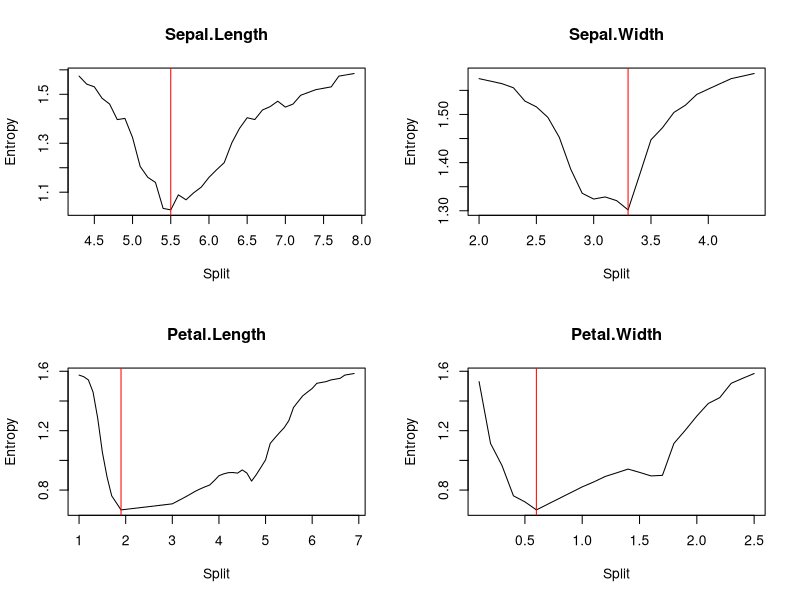
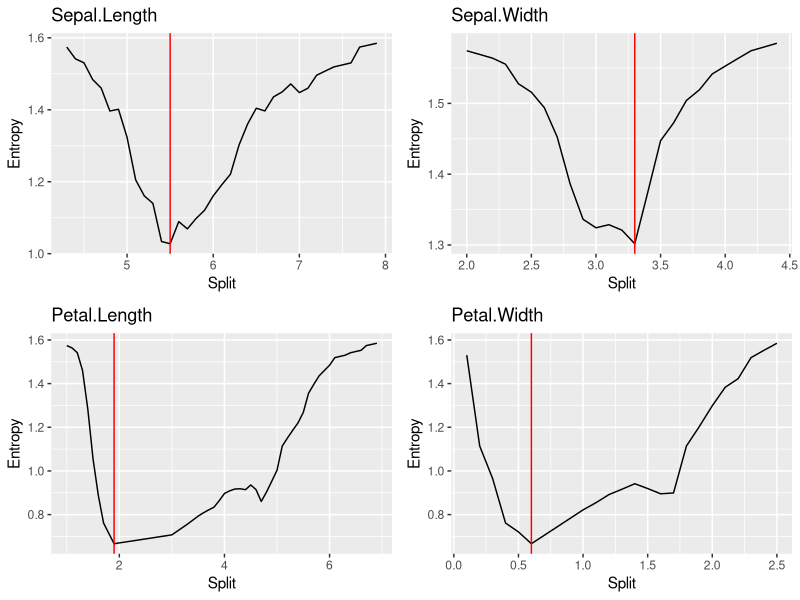

Generate these figures, in order, with R:
## ---- chunk 1
dataset <- iris
target <- "Species"
## ---- chunk 2
splitEntropy <- function(x, y, splitPoint) {
  # Get indices of values left and right from splitPoint
  idx.s1 <- which(x <= splitPoint)
  idx.s2 <- which(x > splitPoint)
  # Get estimates for the probability of class labels
  prob.s1 <- table(y[idx.s1]) / length(idx.s1)
  prob.s2 <- table(y[idx.s2]) / length(idx.s2)
  # Compute both entropies (corner case: if prob = 0, then entropy = 0)
  entropy.s1 <- -sum(ifelse(prob.s1 > 0, prob.s1 * log2(prob.s1), 0))
  entropy.s2 <- -sum(ifelse(prob.s2 > 0, prob.s2 * log2(prob.s2), 0))
  # Return entropy of split
  if (length(idx.s1) == 0) { # splitPoint less than all values in x
    return(entropy.s2)
  }
  if (length(idx.s2) == 0) { # splitPoint greater than/equal to all values in x
    return(entropy.s1)
  }
  return((length(idx.s1)*entropy.s1 + length(idx.s2)*entropy.s2) / length(y))
}
## ---- chunk 3
x <- 1:5
y <- factor(c(1, 1, 1, 0, 0))
differences <- c(
  splitEntropy(x, y, 0) - -sum(c(3/5, 2/5)*log2(c(3/5, 2/5))),
  splitEntropy(x, y, 2.5) - -3/5*sum(c(1/3, 2/3)*log2(c(1/3, 2/3))),
  splitEntropy(x, y, 3.5) - 0
)
stopifnot(all(abs(differences) < 1e-10))
## ---- chunk 4
library(testthat)
test_that("Entropy computation works", {
  x <- 1:5
  y <- factor(c(1, 1, 1, 0, 0))

  expect_equal(splitEntropy(x, y, 0), -sum(c(3/5, 2/5)*log2(c(3/5, 2/5))))
  expect_equal(splitEntropy(x, y, 2.5), -3/5*sum(c(1/3, 2/3)*log2(c(1/3, 2/3))))
  expect_equal(splitEntropy(x, y, 3.5), 0)
})
## ---- chunk 5
splitEntropyForData <- function(dataset, target) {
  # Initialize result
  result <- list()
  # For each attribute (i.e., all columns except the target) ...
  for (attribute in setdiff(colnames(dataset), target)) {
    # Get all possible split values
    splits <- sort(as.numeric(unique(dataset[, attribute])))
    # Compute entropy for each split
    entropies <- sapply(splits, FUN = splitEntropy, x = dataset[, attribute],
                        y = dataset[, target])
    # Store result
    curr.result <- cbind(splits, entropies) # create matrix
    colnames(curr.result) <- c("Split", "Entropy")
    result[[attribute]] <- curr.result
  }
  return(result)
}
## ---- chunk 6
dataSplitEntropy <- splitEntropyForData(dataset, target = target)
str(dataSplitEntropy)
## ---- chunk 7
par(mfrow = c(2,2)) # multiple plots in a grid
for (attribute in names(dataSplitEntropy)) {
  plotData <- data.frame(dataSplitEntropy[[attribute]])
  plot(x = plotData$Split, y = plotData$Entropy, main = attribute,
       xlab = "Split", ylab = "Entropy", type = "l")
  abline(v = plotData[which.min(plotData$Entropy), "Split"], col = "red")
}
par(mfrow = c(1,1))
## ---- chunk 8
library(ggplot2)
plots <- lapply(names(dataSplitEntropy), function(attribute) {
  plotData <- data.frame(dataSplitEntropy[[attribute]])
  ggplot(data = plotData) +
    geom_line(mapping = aes(x = Split, y = Entropy)) +
    geom_vline(xintercept = plotData[which.min(plotData$Entropy), "Split"], color = "red") +
    labs(title = attribute)
})
gridExtra::grid.arrange(grobs = plots, nrow = 2, ncol = 2)
## ---- chunk 9
splitTable <- data.frame(Attribute = names(dataSplitEntropy)[1], dataSplitEntropy[[1]])
for (attribute in names(dataSplitEntropy)[-1]) {
  splitTable <- rbind(splitTable, data.frame(Attribute = attribute,
                                             dataSplitEntropy[[attribute]]))
} # combine all split and entropy values in one table
str(splitTable)
## ---- chunk 10
aggregate(Entropy ~ Attribute, splitTable, min)  # min entropy for each attribute
bestSplitAttribute <- as.character(splitTable[which.min(splitTable$Entropy), "Attribute"])
bestSplitPoint <- splitTable[which.min(splitTable$Entropy), "Split"]
bestSplitAttribute
bestSplitPoint
splitEntropy(x = dataset[, bestSplitAttribute], y = dataset[[target]], splitPoint = bestSplitPoint)
## ---- chunk 11
library(data.table)
splitTable <- rbindlist(lapply(names(dataSplitEntropy), function(attribute) {
  return(cbind(Attribute = attribute, data.table(dataSplitEntropy[[attribute]])))
})) # combine all split and entropy values in one table
str(splitTable)
## ---- chunk 12
splitTable[, .(Entropy = min(Entropy)), by = Attribute] # min entropy for each attribute
splitTable[, .(Split = Split[Entropy == min(Entropy)]), by = Attribute] # split with min entropy for each attribute
bestSplitAttribute <- splitTable[which.min(Entropy), Attribute]
bestSplitPoint <- splitTable[which.min(Entropy), Split]
bestSplitAttribute
bestSplitPoint
splitEntropy(x = dataset[, bestSplitAttribute], y = dataset[[target]], splitPoint = bestSplitPoint)
